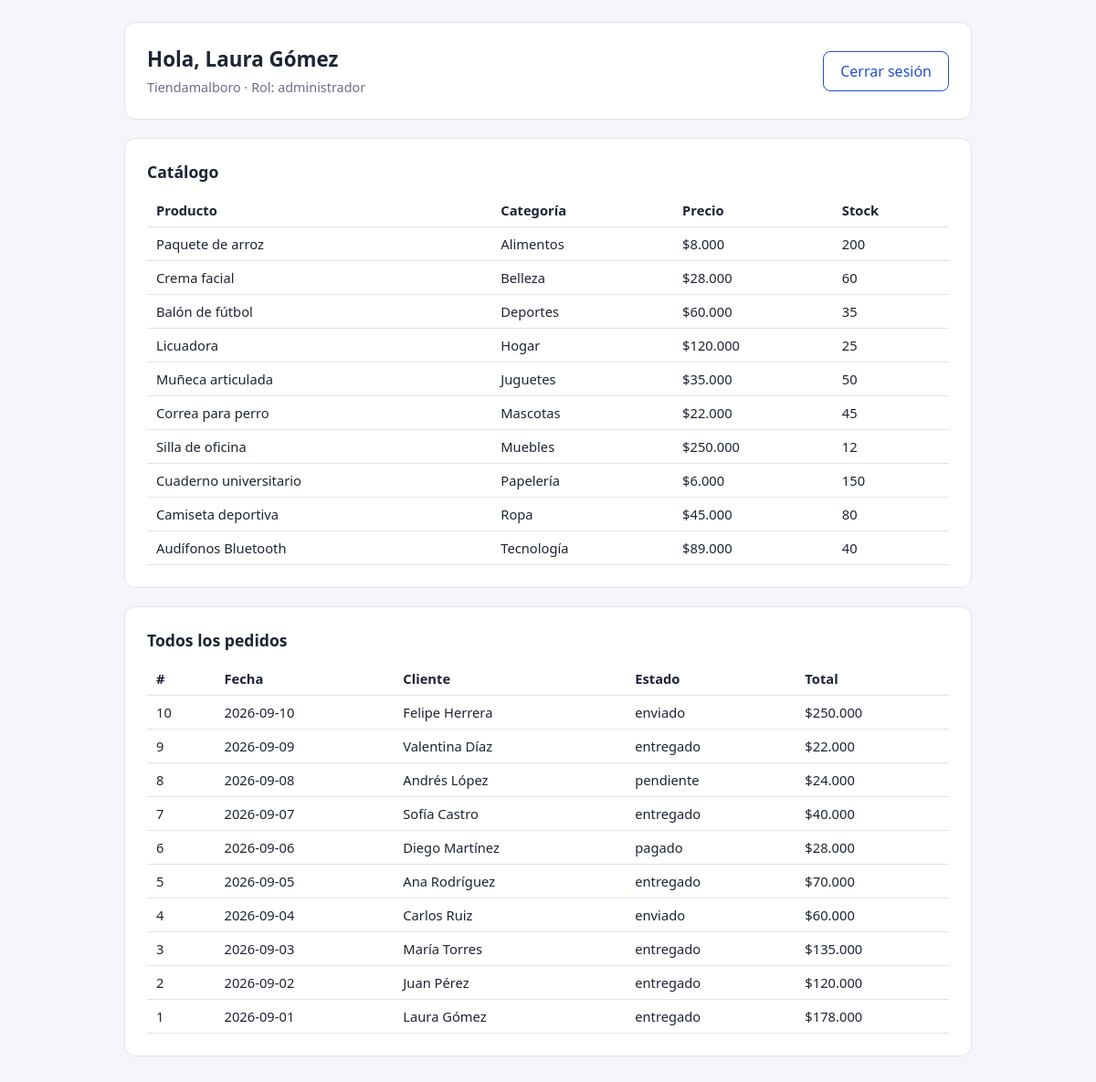
The page /panel.php (signed in) on the database its author committed.
### tables this page shows
CREATE TABLE `productos` (
  `id_producto` int(11) NOT NULL AUTO_INCREMENT,
  `nombre_producto` varchar(80) NOT NULL,
  `precio` decimal(10,2) NOT NULL,
  `stock` int(11) NOT NULL DEFAULT 0,
  `activo` tinyint(1) NOT NULL DEFAULT 1,
  `id_categoria` int(11) NOT NULL,
  PRIMARY KEY (`id_producto`),
  KEY `id_categoria` (`id_categoria`),
  CONSTRAINT `productos_ibfk_1` FOREIGN KEY (`id_categoria`) REFERENCES `categorias` (`id_categoria`),
  CONSTRAINT `chk_precio` CHECK (`precio` >= 0),
  CONSTRAINT `chk_stock` CHECK (`stock` >= 0)
);

CREATE TABLE `categorias` (
  `id_categoria` int(11) NOT NULL AUTO_INCREMENT,
  `nombre_categoria` varchar(50) NOT NULL,
  PRIMARY KEY (`id_categoria`),
  UNIQUE KEY `uq_nombre_categoria` (`nombre_categoria`)
);

CREATE TABLE `pedidos` (
  `id_pedido` int(11) NOT NULL AUTO_INCREMENT,
  `fecha_pedido` date NOT NULL,
  `id_user` int(11) NOT NULL,
  `estado` enum('pendiente','pagado','enviado','entregado','cancelado') NOT NULL DEFAULT 'pendiente',
  `total` decimal(12,2) NOT NULL DEFAULT 0.00,
  `direccion_envio` varchar(150) DEFAULT NULL,
  `metodo_pago` enum('efectivo','transferencia','tarjeta','contraentrega') NOT NULL DEFAULT 'contraentrega',
  PRIMARY KEY (`id_pedido`),
  KEY `id_user` (`id_user`),
  CONSTRAINT `pedidos_ibfk_1` FOREIGN KEY (`id_user`) REFERENCES `usuarios` (`id_user`)
);

CREATE TABLE `usuarios` (
  `id_user` int(11) NOT NULL AUTO_INCREMENT,
  `nombre` varchar(50) NOT NULL,
  `email` varchar(80) NOT NULL,
  `password` varchar(255) NOT NULL,
  `ciudad` varchar(50) DEFAULT NULL,
  `rol` enum('cliente','administrador') NOT NULL DEFAULT 'cliente',
  `intentos_fallidos` tinyint(3) unsigned NOT NULL DEFAULT 0,
  `bloqueado_hasta` datetime DEFAULT NULL,
  `creado_en` timestamp NOT NULL DEFAULT current_timestamp(),
  PRIMARY KEY (`id_user`),
  UNIQUE KEY `uq_email` (`email`)
);

### panel.php (the view, shortened to what this page needs)
<?php
require __DIR__ . '/config.php';
$esAdmin = ($_SESSION['rol'] ?? '') === 'administrador';
$prod = db()->query('SELECT p.nombre_producto, c.nombre_categoria, p.precio, p.stock
                     FROM productos p JOIN categorias c USING (id_categoria)
                     WHERE p.activo = 1 ORDER BY c.nombre_categoria, p.nombre_producto')->fetchAll();
if ($esAdmin) {
    $ped = db()->query('SELECT p.id_pedido, p.fecha_pedido, u.nombre AS cliente, p.estado, p.total
                        FROM pedidos p JOIN usuarios u USING (id_user) ORDER BY p.id_pedido DESC')->fetchAll();
} else {
    $st = db()->prepare('SELECT id_pedido, fecha_pedido, estado, total FROM pedidos WHERE id_user = ? ORDER BY id_pedido DESC');
    $st->execute([$_SESSION['id_user']]);
    $ped = $st->fetchAll();
}
$cop = fn($n) => '$' . number_format((float)$n, 0, ',', '.');
cabecera('Panel'); ?>
<div class="card top">
  <div><h1>Hola, <?= e($_SESSION['nombre']) ?></h1>
  <span class="mut"><?= e(NOMBRE_EMPRESA) ?> · Rol: <?= e($_SESSION['rol']) ?></span></div>
  <a class="btn sec" href="logout.php">Cerrar sesión</a>
</div>
<div class="card"><h2>Catálogo</h2><div class="scroll"><table>
<tr><th>Producto</th><th>Categoría</th><th>Precio</th><th>Stock</th></tr>
<?php foreach ($prod as $p): ?>
<tr><td><?= e($p['nombre_producto']) ?></td><td><?= e($p['nombre_categoria']) ?></td><td><?= $cop($p['precio']) ?></td><td><?= (int)$p['stock'] ?></td></tr>
<?php endforeach; ?></table></div></div>
<div class="card"><h2><?= $esAdmin ? 'Todos los pedidos' : 'Mis pedidos' ?></h2><div class="scroll"><table>
<tr><th>#</th><th>Fecha</th><?php if ($esAdmin): ?><th>Cliente</th><?php endif; ?><th>Estado</th><th>Total</th></tr>
<?php foreach ($ped as $o): ?>
<tr><td><?= (int)$o['id_pedido'] ?></td><td><?= e($o['fecha_pedido']) ?></td><?php if ($esAdmin): ?><td><?= e($o['cliente']) ?></td><?php endif; ?><td><?= e($o['estado']) ?></td><td><?= $cop($o['total']) ?></td></tr>
<?php endforeach; if (!$ped): ?><tr><td colspan="5" class="mut">Aún no tiene pedidos.</td></tr><?php endif; ?></table></div></div>
<?php pie();

### config.php (shortened to what this page needs)
<?php
function db(): PDO {
    static $pdo = null;
    if ($pdo === null) {
        $pdo = new PDO(
            'mysql:host=' . DB_HOST . ';dbname=' . DB_NAME . ';charset=utf8mb4',
            DB_USER, DB_PASS,
            [PDO::ATTR_ERRMODE => PDO::ERRMODE_EXCEPTION,
             PDO::ATTR_DEFAULT_FETCH_MODE => PDO::FETCH_ASSOC,
             PDO::ATTR_EMULATE_PREPARES => false]
        );
    }
    return $pdo;
}
function e(?string $s): string { return htmlspecialchars((string)$s, ENT_QUOTES, 'UTF-8'); }
function cabecera(string $titulo): void { ?>
<!DOCTYPE html>
<html lang="es"><head><meta charset="utf-8">
</head><body><div class="wrap">
<?php }
function pie(): void { echo '</div></body></html>'; }

### config.php (style rules this page uses)
:root { --bg:#f4f6fb;--card:#fff;--tx:#1d2433;--mut:#667085;--pri:#1f4fd8;--bd:#dfe3ec;--err:#b42318;--ok:#067647 }
* { box-sizing:border-box }
body { margin:0;font-family:system-ui,Segoe UI,Arial,sans-serif;background:var(--bg);color:var(--tx) }
.wrap { max-width:960px;margin:0 auto;padding:24px 16px }
.card { background:var(--card);border:1px solid var(--bd);border-radius:12px;padding:24px;margin-bottom:20px }
h1 { font-size:1.4rem;margin:0 0 4px }
h2 { font-size:1.1rem;margin:0 0 12px }
.mut { color:var(--mut);font-size:.9rem }
button,.btn { display:inline-block;margin-top:18px;padding:10px 18px;border:0;border-radius:8px;background:var(--pri);color:#fff;font-size:1rem;cursor:pointer;text-decoration:none }
.btn.sec { background:transparent;color:var(--pri);border:1px solid var(--pri);margin-top:0 }
table { width:100%;border-collapse:collapse;font-size:.92rem }
th,td { padding:8px 10px;border-bottom:1px solid var(--bd);text-align:left }
.scroll { overflow-x:auto }
.top { display:flex;justify-content:space-between;align-items:center;gap:12px;flex-wrap:wrap }

### rows shown on the page
productos: nombre_producto "Paquete de arroz", id_categoria.nombre_categoria "Alimentos", precio "$8.000", stock "200"
productos: nombre_producto "Crema facial", id_categoria.nombre_categoria "Belleza", precio "$28.000", stock "60"
productos: nombre_producto "Balón de fútbol", id_categoria.nombre_categoria "Deportes", precio "$60.000", stock "35"
productos: nombre_producto "Licuadora", id_categoria.nombre_categoria "Hogar", precio "$120.000", stock "25"
productos: nombre_producto "Muñeca articulada", id_categoria.nombre_categoria "Juguetes", precio "$35.000", stock "50"
productos: nombre_producto "Correa para perro", id_categoria.nombre_categoria "Mascotas", precio "$22.000", stock "45"
productos: nombre_producto "Silla de oficina", id_categoria.nombre_categoria "Muebles", precio "$250.000", stock "12"
productos: nombre_producto "Cuaderno universitario", id_categoria.nombre_categoria "Papelería", precio "$6.000", stock "150"
productos: nombre_producto "Camiseta deportiva", id_categoria.nombre_categoria "Ropa", precio "$45.000", stock "80"
productos: nombre_producto "Audífonos Bluetooth", id_categoria.nombre_categoria "Tecnología", precio "$89.000", stock "40"
pedidos: id_pedido "10", fecha_pedido "2026-09-10", id_user.nombre "Felipe Herrera", estado "enviado", total "$250.000"
pedidos: id_pedido "9", fecha_pedido "2026-09-09", id_user.nombre "Valentina Díaz", estado "entregado", total "$22.000"
pedidos: id_pedido "8", fecha_pedido "2026-09-08", id_user.nombre "Andrés López", estado "pendiente", total "$24.000"
pedidos: id_pedido "7", fecha_pedido "2026-09-07", id_user.nombre "Sofía Castro", estado "entregado", total "$40.000"
pedidos: id_pedido "6", fecha_pedido "2026-09-06", id_user.nombre "Diego Martínez", estado "pagado", total "$28.000"
pedidos: id_pedido "5", fecha_pedido "2026-09-05", id_user.nombre "Ana Rodríguez", estado "entregado", total "$70.000"
pedidos: id_pedido "4", fecha_pedido "2026-09-04", id_user.nombre "Carlos Ruiz", estado "enviado", total "$60.000"
pedidos: id_pedido "3", fecha_pedido "2026-09-03", id_user.nombre "María Torres", estado "entregado", total "$135.000"
pedidos: id_pedido "2", fecha_pedido "2026-09-02", id_user.nombre "Juan Pérez", estado "entregado", total "$120.000"
pedidos: id_pedido "1", fecha_pedido "2026-09-01", id_user.nombre "Laura Gómez", estado "entregado", total "$178.000"

### other values the page prints
$_SESSION['nombre'] "Laura Gómez"
NOMBRE_EMPRESA "Tiendamalboro"
$_SESSION['rol'] "administrador"
